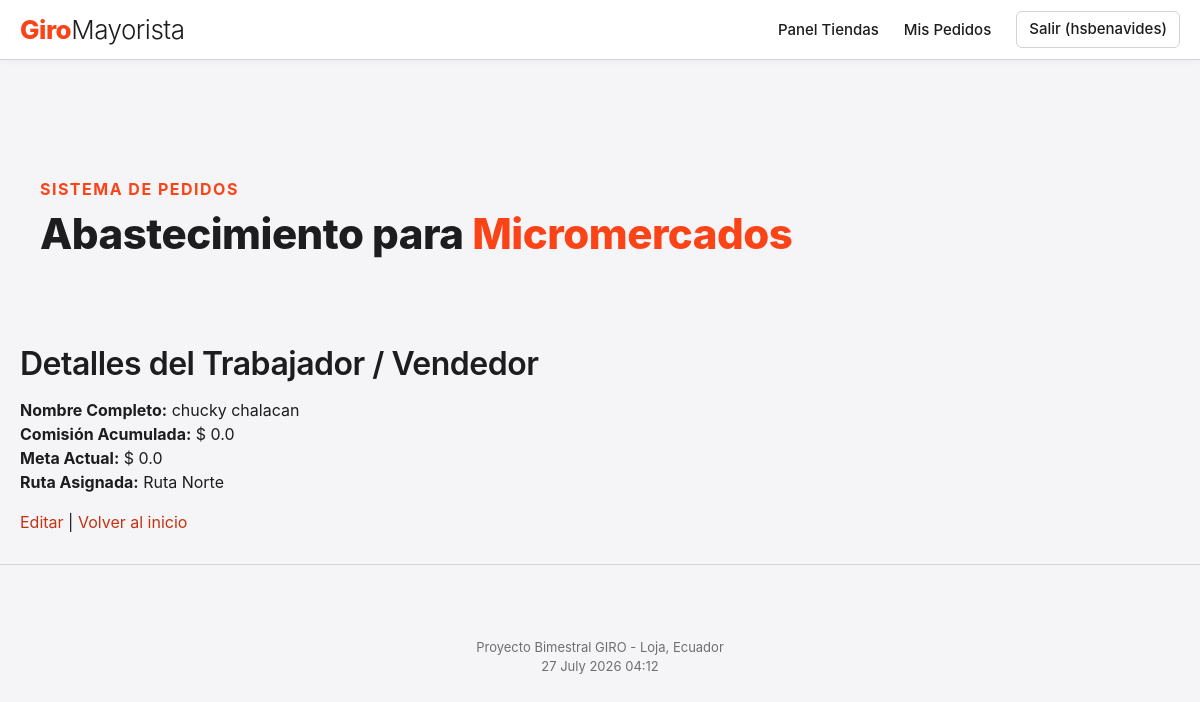
Page /vendedor/6 (signed in) on the committed database.
### appGiro/models.py (models this page shows, shortened)
class Vendedor(models.Model):
    usuario = models.OneToOneField(User, on_delete=models.CASCADE, null=True, blank=True)
    nombre = models.CharField(max_length=100)
    apellido = models.CharField(max_length=100)
    comisionAcumulada = models.FloatField()
    metaActual = models.FloatField()
    rutaAsignada = models.CharField(max_length=100, choices=RUTAS_CHOICES)

### appGiro/views.py (the view)
# urls.py: path('vendedor/<int:id>', views.obtener_vendedor, name='obtener_vendedor'),
@login_required(login_url='/login/')
def obtener_vendedor(request, id):
    vendedor = Vendedor.objects.get(pk=id)
    informacion_template = {'vendedor': vendedor}
    return render(request, 'obtener_vendedor.html', informacion_template)

### appGiro/templates/obtener_vendedor.html (shortened to what this page needs)
{% extends 'master.html' %}
{% block content %}
<h2>Detalles del Trabajador / Vendedor</h2>
<ul>
    <li><strong>Nombre Completo:</strong> {{ vendedor.nombre }} {{ vendedor.apellido }}</li>
    <li><strong>Comisión Acumulada:</strong> $ {{ vendedor.comisionAcumulada }}</li>
    <li><strong>Meta Actual:</strong> $ {{ vendedor.metaActual }}</li>
    <li><strong>Ruta Asignada:</strong> Ruta {{ vendedor.rutaAsignada }}</li>
</ul>
<p>
    <a href="{% url 'editar_vendedor' vendedor.id %}">Editar</a> |
    <a href="{% url 'index' %}">Volver al inicio</a>
</p>
{% endblock %}

### appGiro/templates/master.html (shortened to what this page needs)
<!DOCTYPE html>
<html lang="es">
<head>
    {% load static %}
    <link rel="stylesheet" href="{% static 'css/style.css' %}">
</head>
<body>
    <header class="header-area">
        <div class="container">
            <div class="row">
                <div class="col-12">
                    <nav class="main-nav">
                        <a href="{% url 'index' %}" class="logo">
                            <h4>Giro<span>Mayorista</span></h4>
                        </a>
            <ul class="nav">
              {% if user.is_authenticated %}
                  <li><a href="{% url 'index' %}">Panel Tiendas</a></li>
                  {% if user.is_superuser %}
                      <li><a href="{% url 'crear_vendedor' %}">Nuevo Trabajador</a></li>
                      <li><a href="{% url 'crear_cliente' %}">Nueva Tienda</a></li>
                      <li><a href="{% url 'dashboard_admin' %}" class="btn-primary">Dashboard</a></li>
                  {% else %}
                      <li><a href="{% url 'mis_pedidos' %}">Mis Pedidos</a></li>
                  {% endif %}
                  <li><a href="{% url 'logout' %}" class="btn-secondary">Salir ({{ user.username }})</a></li>
              {% else %}
                  <li><a href="{% url 'landing' %}">Inicio</a></li>
                  <li><a href="{% url 'login' %}">Ingresar</a></li>
                  <li><a href="{% url 'registro' %}" class="btn-primary">Únete</a></li>
              {% endif %}
            </ul>
                    </nav>
                </div>
            </div>
        </div>
    </header>
    <div class="main-banner" id="top">
        <div class="container">
            <div class="row">
                <div class="col-lg-12">
                    <div class="left-content header-text">
                        <h6>Sistema de Pedidos</h6>
                        <h2>Abastecimiento para <em>Micromercados</em></h2>
                    </div>
                </div>
            </div>
        </div>
    </div>
    <div id="services" class="our-services section">
        <div class="container">
            <div class="row">
                <div class="col-lg-12">
                    {% block content %}
                    {% endblock %}
                </div>
            </div>
        </div>
    </div>
    <hr>
    <footer>
        <div class="container">
            <div class="row">
                <div class="col-lg-12">
                    <p>Proyecto Bimestral GIRO - Loja, Ecuador
                        <br>{% now "j F Y H:i" %}
                    </p>
                </div>
            </div>
        </div>
    </footer>
</body>
</html>

### appGiro/static/css/style.css (style rules this page uses)
:root { --primary-color: #FB4318; --primary-hover: #e03b13; --secondary-color: #FFC22F; --text-link: #C43312; --background-color: #f5f5f7; --card-bg: #ffffff; --text-main: #1d1d1f; --text-muted: #6e6e73; --border-color: #d2d2d7; --border-radius: 12px; --font-family: -apple-system, BlinkMacSystemFont, "Segoe UI", Roboto, Helvetica, Arial, sans-serif; }
* { box-sizing: border-box; }
body { background-color: var(--background-color); font-family: var(--font-family); color: var(--text-main); margin: 0; padding: 0; line-height: 1.5; }
.container { max-width: 1200px; margin: 0 auto; padding: 0 20px; }
ul, li { list-style: none; padding: 0; margin: 0; }
h1, h2, h3, h4, h5, h6 { font-weight: 600; color: var(--text-main); }
h2 { font-size: 32px; margin-bottom: 10px; letter-spacing: -0.5px; }
a { color: var(--text-link); text-decoration: none; transition: color 0.2s ease; }
.btn-secondary { background-color: transparent; color: var(--text-main) !important; border: 1px solid var(--border-color); border-radius: 6px; padding: 6px 12px; font-size: 13px; font-weight: 500; cursor: pointer; text-decoration: none; display: inline-block; transition: all 0.2s ease; }
.header-area { background-color: var(--card-bg); border-bottom: 1px solid var(--border-color); padding: 10px 0; box-shadow: 0 1px 10px rgba(0,0,0,0.03); margin-bottom: 40px; }
.main-nav { display: flex; justify-content: space-between; align-items: center; width: 100%; }
.logo { display: inline-block; text-decoration: none; }
.logo h4 { margin: 0; font-size: 26px; font-weight: 800; color: var(--primary-color); letter-spacing: -0.5px; }
.logo span { color: var(--text-main); font-weight: 300; }
.nav { display: flex; align-items: center; gap: 25px; flex-wrap: wrap; }
.nav li a { color: var(--text-main); font-weight: 500; font-size: 15px; text-decoration: none; }
.main-banner { padding: 40px 20px; text-align: left; margin-bottom: 40px; }
.main-banner h6 { font-size: 16px; text-transform: uppercase; color: var(--primary-color); letter-spacing: 1.5px; margin-bottom: 8px; font-weight: 700; }
.main-banner h2 { font-size: 42px; font-weight: 800; color: var(--text-main); margin: 0; line-height: 1.2; }
.main-banner em { font-style: normal; color: var(--primary-color); }
hr { border: none; border-top: 1px solid var(--border-color); margin: 30px 0; }
footer { text-align: center; padding: 30px; color: var(--text-muted); font-size: 13px; }

### rows in the picture
Vendedor: nombre "chucky", apellido "chalacan", comisionAcumulada "0.0", metaActual "0.0", rutaAsignada "Norte"

### other values in the picture
{{ user.username }} "hsbenavides"
